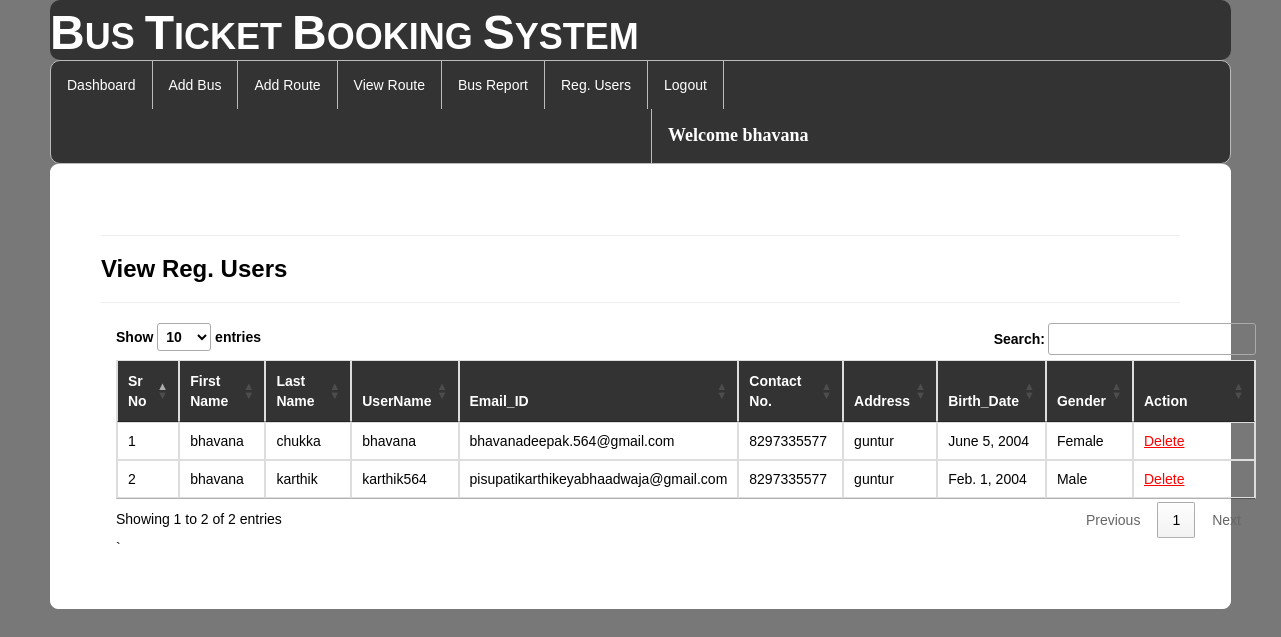
The page /view_regusers/ (signed in) on the database its author committed.
### bus/models.py (models this page shows, shortened)
class Register(models.Model):
    user = models.ForeignKey(User,on_delete=models.CASCADE,null=True)
    mobile = models.CharField(max_length=10,null=True)
    add = models.CharField(max_length=100,null=True)
    dob = models.DateField(null=True)
    gender = models.CharField(max_length=10,null=True)

### bus/views.py (the view)
# urls.py: path('view_regusers/', view_regusers, name="view_regusers"),
def view_regusers(request):
    if not request.user.is_authenticated:
        return redirect('login')
    data=Register.objects.filter(user__is_staff=False)
    d={"data":data}
    return render(request,"view_regusers.html",d)

### bus/templates/view_regusers.html (shortened to what this page needs)
{% extends 'navigation3.html' %}
{% load static %}
{% block b %}
<div style="color:Black;border:1px solid white;border-radius:8px;background-color:white;padding:50px">
<hr><h3><strong>View Reg. Users</strong></h3><hr>
    <div class="container">
<table class="noteCard table table-bordered" id="myTable">
  <thead style="color:white;background-color:#333">
  <tr>
    <th>Sr No</th>
    <th>First Name</th>
      <th>Last Name</th>
      <th>UserName</th>
    <th>Email_ID</th>
    <th>Contact No.</th>
       <th>Address</th>
    <th>Birth_Date</th>
    <th>Gender</th>
    <th>Action</th>
  </tr>
  </thead>
   <tbody>
    {% for i in data %}
  <tr>
    <td>{{forloop.counter}}</td>
    <td>{{i.user.first_name}}</td>
    <td>{{i.user.last_name}}</td>
    <td>{{i.user.username}}</td>
      <td>{{i.user.email}}</td>
      <td>{{i.mobile}}</td>
      <td>{{i.add}}</td>
      <td>{{i.dob}}</td>
      <td>{{i.gender}}</td>
    <td style="width:100px">
   <a href="{% url 'delete_user' i.user.id %}" onclick="return confirm('Do you really want to Delete ?');" style="color:red"><u>Delete</u></a></td>
  </tr>
    {% endfor %}
    </tbody>
</table>`
 </div>
</div>
{% endblock %}

### bus/templates/navigation3.html (shortened to what this page needs)
{% extends 'head.html' %}
{% load static %}
{% block body %}
<link rel = stylesheet href = "//cdn.datatables.net/1.10.19/css/jquery.dataTables.min.css">
<ul class="id2">
  <li id="id1"><a href="{% url 'admindashboard' %}">Dashboard</a></li>
  <li id="id1"><a href="{% url 'add_bus' %}">Add Bus</a></li>
  <li id="id1"><a href="{% url 'add_route' %}">Add Route</a></li>
  <li id="id1"><a href="{% url 'availableroute' %}">View Route</a></li>
  <li id="id1"><a href="{% url 'view_bus'%}">Bus Report</a></li>
<li id="id1"><a href="{% url 'view_regusers' %}">Reg. Users</a></li>
  <li id="id1"><a href="{% url 'log_out' %}">Logout</a></li>
      <li id="id2" style="margin-left:600px"><a href="" style="color:white"><strong style="font-size:18px;font-family:cursive">Welcome {{request.user.username}}</strong></a></li>
</ul>
{% block b %}
{% endblock %}
{% endblock %}

### bus/templates/navigation3.html (style rules this page uses)
.id2 { list-style-type: none; margin: 0; padding: 0; overflow: hidden; background-color: #333; border-radius:10px; border:1px solid #bbb; }
#id1 { float: left; border-right:1px solid #bbb; }
#id2 { float: left; border-left:1px solid #bbb; }
li:last-child { border-right: none; }
li a { display: block; color: white; text-align: center; padding: 14px 16px; text-decoration: none; }
body { font-family: Arial, Helvetica, sans-serif; }

### rows shown on the page
Register: user.first_name "bhavana", user.last_name "chukka", user.username "bhavana", user.email "bhavanadeepak.564@gmail.com", mobile "8297335577", add "guntur", dob "June 5, 2004", gender "Female"
Register: user.first_name "bhavana", user.last_name "karthik", user.username "karthik564", user.email "pisupatikarthikeyabhaadwaja@gmail.com", mobile "8297335577", add "guntur", dob "Feb. 1, 2004", gender "Male"

### other values the page prints
{{ request.user.username }} "bhavana"
